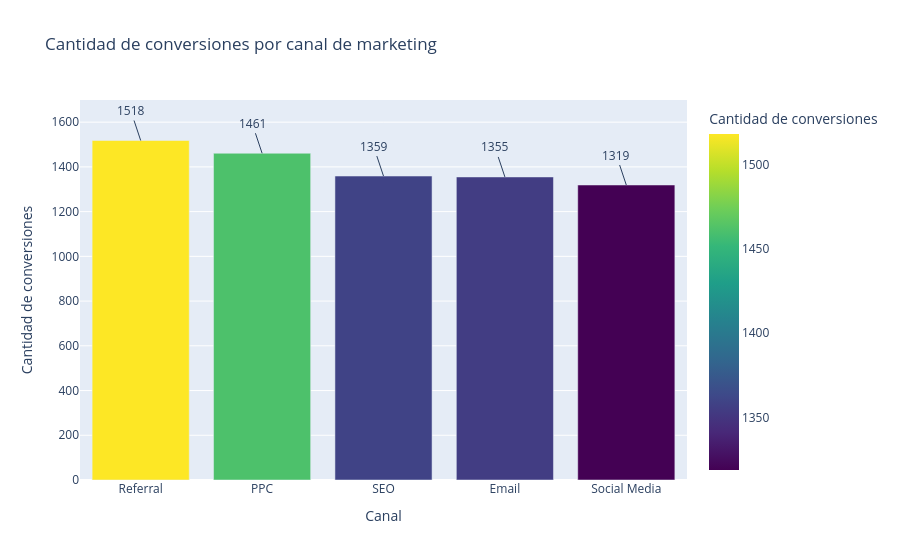

Notebook code cell kept with this figure:
### Code cell
# SE GENERA UN GRAFICO EN PLOTLY PARA VISUALIZAR LA CANTIDAD DE CONVERSIONES
fig_conversiones = px.bar(cantidad_conversiones_medio, x="Canal", y="Cantidad de conversiones", title="Cantidad de conversiones por canal de marketing",
color="Cantidad de conversiones", color_continuous_scale="Viridis")

# GENERAR ETIQUETAS EN LAS BARRAS
for i, row in cantidad_conversiones_medio.iterrows():
    fig_conversiones.add_annotation(
        x=row["Canal"],
        y=row["Cantidad de conversiones"],
        text=f"{row['Cantidad de conversiones']}"
    )
fig_conversiones.show()

### Figure 1 — Plotly figure (JSON) as saved in the notebook; plotly's stock layout.template omitted (floating-point values rounded to 4 significant figures)
{"data": [{"hovertemplate": "Canal=%{x}<br>Cantidad de conversiones=%{marker.color}<extra></extra>", "legendgroup": "", "marker": {"color": [1518, 1461, 1359, 1355, 1319], "coloraxis": "coloraxis", "pattern": {"shape": ""}}, "name": "", "orientation": "v", "showlegend": false, "textposition": "auto", "type": "bar", "x": ["Referral", "PPC", "SEO", "Email", "Social Media"], "xaxis": "x", "y": [1518, 1461, 1359, 1355, 1319], "yaxis": "y"}], "layout": {"annotations": [{"text": "1518", "x": "Referral", "y": 1518}, {"text": "1461", "x": "PPC", "y": 1461}, {"text": "1359", "x": "SEO", "y": 1359}, {"text": "1355", "x": "Email", "y": 1355}, {"text": "1319", "x": "Social Media", "y": 1319}], "barmode": "relative", "coloraxis": {"colorbar": {"title": {"text": "Cantidad de conversiones"}}, "colorscale": [[0, "#440154"], [0.1111, "#482878"], [0.2222, "#3e4989"], [0.3333, "#31688e"], [0.4444, "#26828e"], [0.5556, "#1f9e89"], [0.6667, "#35b779"], [0.7778, "#6ece58"], [0.8889, "#b5de2b"], [1, "#fde725"]]}, "legend": {"tracegroupgap": 0}, "title": {"text": "Cantidad de conversiones por canal de marketing"}, "xaxis": {"anchor": "y", "domain": [0, 1], "title": {"text": "Canal"}}, "yaxis": {"anchor": "x", "domain": [0, 1], "title": {"text": "Cantidad de conversiones"}}}}
